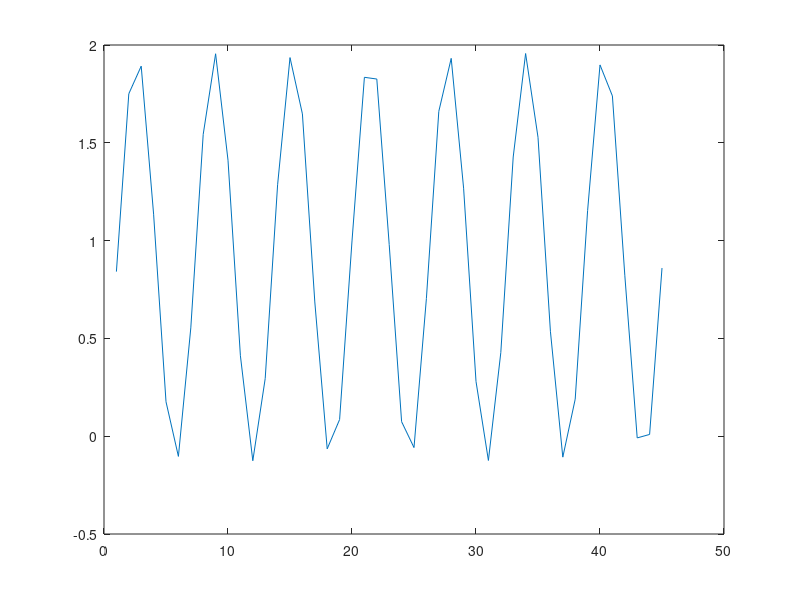

This figure's MATLAB source:
a = 10:54;
sum_vec = zeros(1,length(a));
sum_a = 0;
for i = 1:length(a)
  sum_a = sin(i) + sum_a;
  sum_vec(i) = sum_a;
endfor
figure;plot(sum_vec)